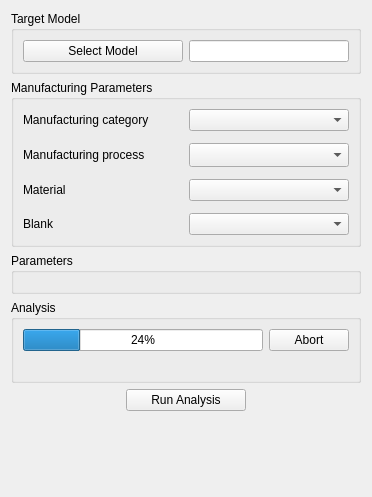
<?xml version="1.0" encoding="UTF-8"?>
<ui version="4.0">
 <class>Form</class>
 <widget class="QWidget" name="Form">
  <property name="geometry">
   <rect>
    <x>0</x>
    <y>0</y>
    <width>372</width>
    <height>497</height>
   </rect>
  </property>
  <property name="windowTitle">
   <string>Form</string>
  </property>
  <layout class="QVBoxLayout" name="verticalLayout">
   <item>
    <widget class="QGroupBox" name="gbTarget">
     <property name="title">
      <string>Target Model</string>
     </property>
     <property name="alignment">
      <set>Qt::AlignmentFlag::AlignLeading|Qt::AlignmentFlag::AlignLeft|Qt::AlignmentFlag::AlignTop</set>
     </property>
     <layout class="QHBoxLayout" name="horizontalLayout" stretch="1,1">
      <item>
       <widget class="QPushButton" name="pbSelectModel">
        <property name="toolTip">
         <string>Sets the target object for analysis</string>
        </property>
        <property name="text">
         <string>Select Model</string>
        </property>
       </widget>
      </item>
      <item>
       <widget class="QLineEdit" name="leSelectModel">
        <property name="toolTip">
         <string>&lt;html&gt;&lt;head/&gt;&lt;body&gt;&lt;p&gt;The design the DFM analysis will run on.&lt;/p&gt;&lt;/body&gt;&lt;/html&gt;</string>
        </property>
        <property name="text">
         <string/>
        </property>
       </widget>
      </item>
     </layout>
    </widget>
   </item>
   <item>
    <widget class="QGroupBox" name="gbParams">
     <property name="title">
      <string>Manufacturing Parameters</string>
     </property>
     <property name="flat">
      <bool>false</bool>
     </property>
     <layout class="QGridLayout" name="gridLayout" columnstretch="1,1">
      <property name="verticalSpacing">
       <number>12</number>
      </property>
      <item row="0" column="0">
       <widget class="QLabel" name="lSelectProcess">
        <property name="text">
         <string>Manufacturing category</string>
        </property>
       </widget>
      </item>
      <item row="0" column="1">
       <widget class="QComboBox" name="cbManCategory">
        <property name="sizePolicy">
         <sizepolicy hsizetype="Ignored" vsizetype="Fixed">
          <horstretch>0</horstretch>
          <verstretch>0</verstretch>
         </sizepolicy>
        </property>
        <property name="toolTip">
         <string>&lt;html&gt;&lt;head/&gt;&lt;body&gt;&lt;p&gt;Selects the high-level manufacturing category. After a selection is made, the &amp;quot;Manufacturing process&amp;quot; may be chosen.&lt;/p&gt;&lt;/body&gt;&lt;/html&gt;</string>
        </property>
       </widget>
      </item>
      <item row="1" column="0">
       <widget class="QLabel" name="lMProcess">
        <property name="text">
         <string>Manufacturing process</string>
        </property>
       </widget>
      </item>
      <item row="1" column="1">
       <widget class="QComboBox" name="cbManProcess">
        <property name="sizePolicy">
         <sizepolicy hsizetype="Ignored" vsizetype="Fixed">
          <horstretch>0</horstretch>
          <verstretch>0</verstretch>
         </sizepolicy>
        </property>
        <property name="toolTip">
         <string>&lt;html&gt;&lt;head/&gt;&lt;body&gt;&lt;p&gt;The manufcaturing process the design will be checked against.&lt;/p&gt;&lt;/body&gt;&lt;/html&gt;</string>
        </property>
        <property name="sizeAdjustPolicy">
         <enum>QComboBox::SizeAdjustPolicy::AdjustToMinimumContentsLengthWithIcon</enum>
        </property>
       </widget>
      </item>
      <item row="2" column="0">
       <widget class="QLabel" name="lMaterial">
        <property name="text">
         <string>Material</string>
        </property>
       </widget>
      </item>
      <item row="2" column="1">
       <widget class="QComboBox" name="cbMaterial">
        <property name="sizePolicy">
         <sizepolicy hsizetype="Ignored" vsizetype="Fixed">
          <horstretch>0</horstretch>
          <verstretch>0</verstretch>
         </sizepolicy>
        </property>
        <property name="toolTip">
         <string>&lt;html&gt;&lt;head/&gt;&lt;body&gt;&lt;p&gt;The material of the design. This affects parameters associated to rules.&lt;/p&gt;&lt;/body&gt;&lt;/html&gt;</string>
        </property>
       </widget>
      </item>
      <item row="3" column="0">
       <widget class="QLabel" name="lBlankForm">
        <property name="text">
         <string>Blank</string>
        </property>
       </widget>
      </item>
      <item row="3" column="1">
       <widget class="QComboBox" name="cbBlankForm">
        <property name="sizePolicy">
         <sizepolicy hsizetype="Ignored" vsizetype="Fixed">
          <horstretch>0</horstretch>
          <verstretch>0</verstretch>
         </sizepolicy>
        </property>
        <property name="toolTip">
         <string>&lt;html&gt;&lt;head/&gt;&lt;body&gt;&lt;p&gt;What this part's stock was before machining. No analysis can work this out - a machined casting and a machined billet are the same solid once the flash is off. The choice is saved with the object; leave it on the shop default to use the setting from Preferences, DFM, Machining.&lt;/p&gt;&lt;/body&gt;&lt;/html&gt;</string>
        </property>
       </widget>
      </item>
     </layout>
    </widget>
   </item>
   <item>
    <widget class="QGroupBox" name="gbOptions">
     <property name="title">
      <string>Parameters</string>
     </property>
     <layout class="QVBoxLayout" name="verticalLayout_3"/>
    </widget>
   </item>
   <item>
    <widget class="QGroupBox" name="gbAnalysis">
     <property name="title">
      <string>Analysis</string>
     </property>
     <layout class="QVBoxLayout" name="verticalLayout_2">
      <item>
       <layout class="QGridLayout" name="glRunning">
        <item row="0" column="1" alignment="Qt::AlignmentFlag::AlignHCenter">
         <widget class="QPushButton" name="pbAbort">
          <property name="minimumSize">
           <size>
            <width>80</width>
            <height>0</height>
           </size>
          </property>
          <property name="toolTip">
           <string>Cancels the current analysis</string>
          </property>
          <property name="text">
           <string>Abort</string>
          </property>
         </widget>
        </item>
        <item row="0" column="0">
         <widget class="QProgressBar" name="progressBar">
          <property name="toolTip">
           <string>Displays the progression of the DFM analysis.</string>
          </property>
          <property name="value">
           <number>24</number>
          </property>
         </widget>
        </item>
        <item row="1" column="0">
         <widget class="QLabel" name="lProgress">
          <property name="toolTip">
           <string>The current state of the analysis</string>
          </property>
          <property name="text">
           <string/>
          </property>
         </widget>
        </item>
       </layout>
      </item>
     </layout>
    </widget>
   </item>
   <item alignment="Qt::AlignmentFlag::AlignHCenter">
    <widget class="QPushButton" name="pbRunAnalysis">
     <property name="minimumSize">
      <size>
       <width>120</width>
       <height>0</height>
      </size>
     </property>
     <property name="maximumSize">
      <size>
       <width>100</width>
       <height>16777215</height>
      </size>
     </property>
     <property name="toolTip">
      <string>Starts the analysis process for the selected model</string>
     </property>
     <property name="text">
      <string>Run Analysis</string>
     </property>
    </widget>
   </item>
   <item>
    <spacer name="verticalSpacer">
     <property name="orientation">
      <enum>Qt::Orientation::Vertical</enum>
     </property>
     <property name="sizeHint" stdset="0">
      <size>
       <width>20</width>
       <height>40</height>
      </size>
     </property>
    </spacer>
   </item>
  </layout>
 </widget>
 <resources/>
 <connections/>
</ui>
